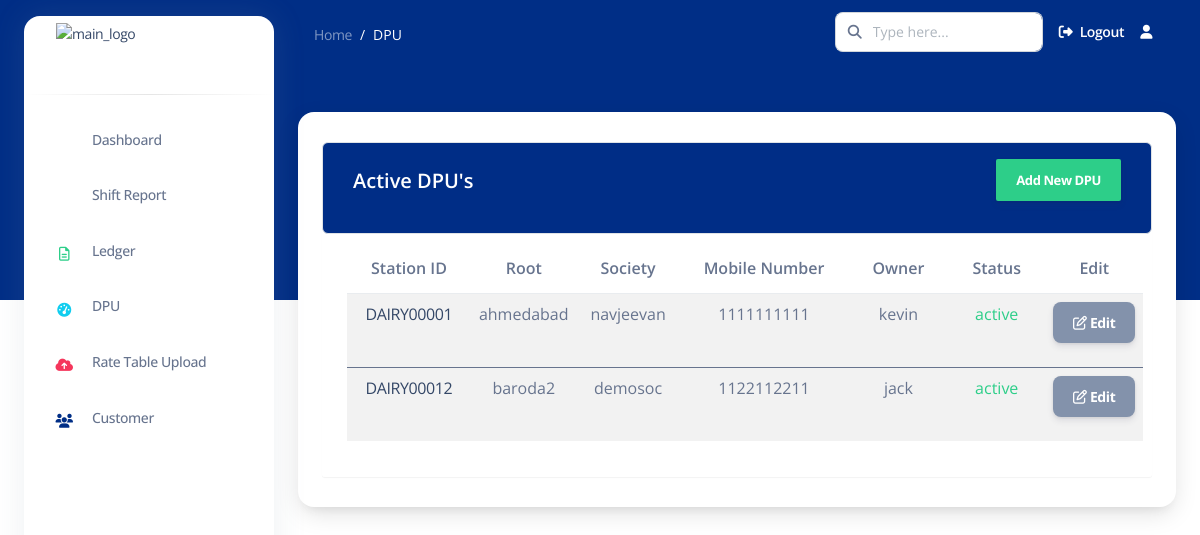
The page /active_dpu/ (signed in) on the database as committed earlier.
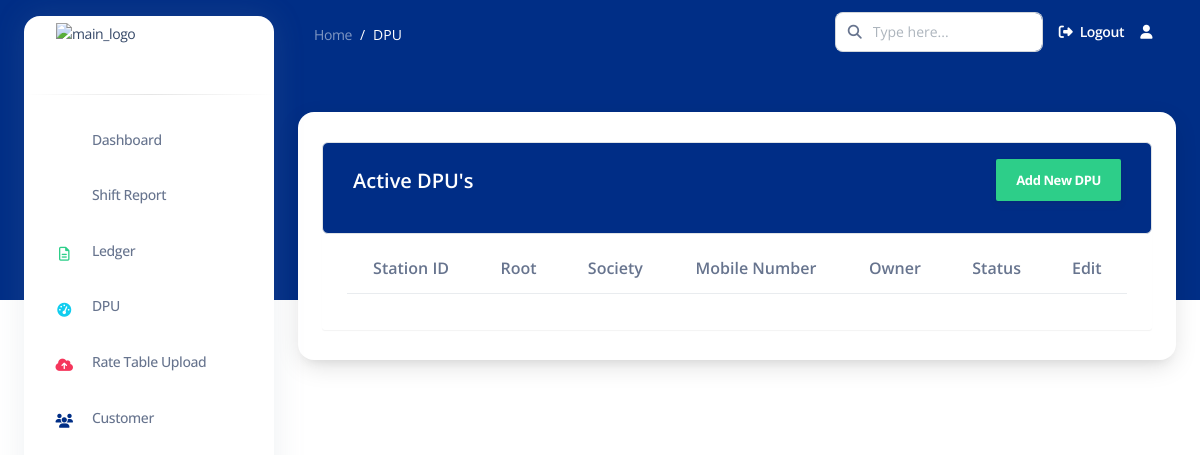
The same page on the database as committed later.
### apps/common/models.py (models this page shows, shortened)
class DPU(models.Model):
    user = models.ForeignKey(User, on_delete=models.CASCADE)
    location = models.CharField(max_length=255)
    st_id = models.CharField(max_length=50, unique=True, primary_key=True)  # Renamed from dpu_id to st_id
    society = models.CharField(max_length=255)
    mobile_number = models.CharField(max_length=15)
    owner = models.CharField(max_length=255)
    STATUS_CHOICES = [
        ('active', 'Active'),
        ('deactivated', 'Deactivated'),
    ]
    status = models.CharField(max_length=20, choices=STATUS_CHOICES, default='active')
    date = models.DateTimeField(auto_now_add=True)  # Automatically set on creation

### apps/common/views.py (the view)
# urls.py: path('active_dpu/', active_dpu, name='active_dpu'),
def active_dpu(request):
    active_dpu_list = DPU.objects.filter(user=request.user)
    return render(request, 'common/active_dpu.html', {'active_dpu_list': active_dpu_list})

### templates/common/active_dpu.html (shortened to what this page needs)
{% extends 'base2.html' %}
{% load static %}
{% load crispy_forms_tags %}
{% block content %}
<nav class="navbar navbar-main navbar-expand-lg px-0 mx-4 shadow-none border-radius-xl " id="navbarBlur"
    data-scroll="false">
    <div class="container-fluid py-1 px-3">
        <nav aria-label="breadcrumb">
            <ol class="breadcrumb bg-transparent mb-0 pb-0 pt-1 px-0 me-sm-6 me-5">
                <li class="breadcrumb-item text-sm"><a class="opacity-5 text-white" href="">Home</a>
                </li>
                <li class="breadcrumb-item text-sm text-white active" aria-current="page">DPU</li>
            </ol>
        </nav>
        <div class="collapse navbar-collapse mt-sm-0 mt-2 me-md-0 me-sm-4" id="navbar">
            <div class="ms-md-auto pe-md-3 d-flex align-items-center">
                <div class="input-group">
                    <span class="input-group-text text-body"><i class="fas fa-search" aria-hidden="true"></i></span>
                    <input type="text" class="form-control" placeholder="Type here...">
                </div>
            </div>
            <ul class="navbar-nav  justify-content-end">
                <li class="nav-item d-flex align-items-center">
                    <a href="{% url 'logout' %}" class="nav-link text-white font-weight-bold px-0">
                        <i class="fa fa-sign-out me-sm-1"></i>
                        <span class="d-sm-inline d-none">Logout</span>
                    </a>
                </li>
                <li class="nav-item dropdown pe-2 px-3 d-flex align-items-center">
                    <a href="javascript:;" class="nav-link text-white p-0" id="dropdownMenuButton"
                        data-bs-toggle="dropdown" aria-expanded="false">
                        <i class="fa fa-user cursor-pointer"></i>
                    </a>
                </li>
            </ul>
        </div>
    </div>
</nav>
<div class="container-fluid mt-5">
    <div class="card o-hidden border-0 shadow-lg mt-5">
        <div class="container">
            <div class="table-wrapper table-responsive">
                <div class="table-title border rounded">
                    <div class="row">
                        <div class="col-sm-6">
                            <h5 class="text-white mt-2">Active DPU's</h5>
                        </div>
                        <div class="col-md-6">
                            <a href="{% url 'add_dpu' %}" class="btn btn-success"> <span>Add New DPU</span></a>
                        </div>
                    </div>
                </div>
                <table class="table table-striped table-hover rounded table-responsive">
                    <thead>
                        <tr>
                            <th>Station ID</th>
                            <th>Root</th>
                            <th>Society</th>
                            <th>Mobile Number</th>
                            <th>Owner</th>
                            <th>Status</th>
                            <th>Edit</th>
                        </tr>
                    </thead>
                    {% for dpu in active_dpu_list %}
                    <tbody>
                        <tr class="align-items-center text-align-center rounded">
                            <td><a href="{% url 'dpudetails' dpuid=dpu.st_id %}">{{ dpu.st_id }}</a></td>
                            <td> {{ dpu.location }} </td>
                            <td>{{ dpu.society }}</td>
                            <td>{{ dpu.mobile_number }}</td>
                            <td>{{ dpu.owner }}</td>
                            <td class="{% if dpu.status == 'active' %}text-success{% else %}text-danger{% endif %}">
                                {{ dpu.status }}
                            </td>
                            <td> <a href="{% url 'edit_dpu' st_id=dpu.st_id %}" class="btn bg-secondary text-white">
                                <i class="fa fa-edit"></i> Edit
                            </a></td>
                        </tr>
                    </tbody>
                    {% endfor %}
                </table>
            </div>
        </div>
    </div>
</div>
{% endblock content %}

### templates/base2.html (shortened to what this page needs)
{% load static %}
<!DOCTYPE html>
<html lang="en">
<head>
    <link href="{% static 'assets/css/nucleo-icons.css'%}" rel="stylesheet" />
    <link href="{% static 'assets/css/nucleo-svg.css'%}" rel="stylesheet" />
    <link rel="stylesheet" href="path/to/font-awesome/css/font-awesome.min.css">
    <link href="{% static 'assets/css/nucleo-svg.css'%}" rel="stylesheet" />
    <link id="pagestyle" href="{% static 'assets/css/argon-dashboard.css' %}" rel="stylesheet" />
</head>
<body class="g-sidenav-show ">
    <aside
        class="sidenav bg-white navbar navbar-vertical navbar-expand-xs border-0 border-radius-xl my-3 fixed-start ms-4 "
        id="sidenav-main">
        <div class="sidenav-header">
            <a class="navbar-brand m-0" href="" target="_blank">
                <img src="{% static 'assets/img/rapturetech_logo.jpeg'%}" class="navbar-brand-img h-100"
                    alt="main_logo">
            </a>
        </div>
        <hr class="horizontal dark mt-0">
        <div class="collapse navbar-collapse  w-auto " id="sidenav-collapse-main">
            <ul class="navbar-nav">
                <li class="nav-item">
                    <a class="nav-link" href="{% url 'dashboard' %}">
                        <div
                            class="icon icon-shape icon-sm border-radius-md text-center me-2 d-flex align-items-center justify-content-center">
                            <i class="ni ni-tv-2 text-primary text-sm opacity-10"></i>
                        </div>
                        <span class="nav-link-text ms-1">Dashboard</span>
                    </a>
                </li>
                <li class="nav-item">
                    <a class="nav-link " href="{% url 'shift_report' %}">
                        <div
                            class="icon icon-shape icon-sm border-radius-md text-center me-2 d-flex align-items-center justify-content-center">
                            <i class="ni ni-single-copy-04 text-warning text-sm opacity-10"></i>
                        </div>
                        <span class="nav-link-text ms-1">Shift Report</span>
                    </a>
                </li>
                <li class="nav-item">
                    <a class="nav-link " href="#">
                        <div
                            class="icon icon-shape icon-sm border-radius-md text-center me-2 d-flex align-items-center justify-content-center">
                            <i class="fa fa-file-text-o text-success text-sm opacity-10" aria-hidden="true"></i>
                        </div>
                        <span class="nav-link-text ms-1">Ledger</span>
                    </a>
                </li>
                <li class="nav-item">
                    <a class="nav-link " href="{% url 'active_dpu' %}">
                        <div
                            class="icon icon-shape icon-sm border-radius-md text-center me-2 d-flex align-items-center justify-content-center">
                            <i class="fa fa-tachometer text-info text-sm opacity-10" aria-hidden="true"></i>
                        </div>
                        <span class="nav-link-text ms-1">DPU</span>
                    </a>
                </li>
                <li class="nav-item">
                    <a class="nav-link " href="./pages/rtl.html">
                        <div
                            class="icon icon-shape icon-sm border-radius-md text-center me-2 d-flex align-items-center justify-content-center">
                            <i class="fa fa-cloud-upload text-danger text-sm opacity-10" aria-hidden="true"></i>
                        </div>
                        <span class="nav-link-text ms-1">Rate Table Upload</span>
                    </a>
                </li>
                <li class="nav-item">
                    <a class="nav-link" href="{% url 'upload_customer_csv' %}">
                        <div
                            class="icon icon-shape icon-sm border-radius-md text-center me-2 d-flex align-items-center justify-content-center">
                            <i class="fa fa-users text-primary text-sm opacity-10" aria-hidden="true"></i>
                        </div>
                        <span class="nav-link-text ms-1">Customer</span>
                    </a>
                </li>
            </ul>
        </div>
    </aside>
    <main class="main-content position-relative border-radius-lg ">
        {% block content %} {% endblock content %}
    </main>
</body>
</html>

### static/assets/css/nucleo-svg.css (style rules this page uses)
.icon { display: inline-block; color: #111111; height: 1em; width: 1em; }
.icon-sm { height: 0.8em; width: 0.8em; }
.icon { fill: currentColor; stroke: none; }

### templates/common/active_dpu.html (style rules this page uses)
.table-wrapper { background: #fff; padding: 20px 25px; margin: 30px 0; border-radius: 3px; box-shadow: 0 1px 1px rgba(0, 0, 0, .05); }
.table-title { padding-bottom: 1px; background: #002d86; color: #fff !important; padding: 16px 30px; margin: -20px -25px 10px; border-radius: 3px 3px 0 0; }
.table-title .btn { color: #fff; float: right; font-size: 13px; border: none; min-width: 50px; border-radius: 2px; border: none; outline: none !important; margin-left: 10px; }
.table-title .btn span { float: left; margin-top: 2px; }
tr { text-align: center; }

Rows that differ between the two databases and show on the page:
removed DPU: st_id "DAIRY00001", location "ahmedabad", society "navjeevan", mobile_number "1111111111", owner "kevin", status "active"
removed DPU: st_id "DAIRY00012", location "baroda2", society "demosoc", mobile_number "1122112211", owner "jack", status "active"
